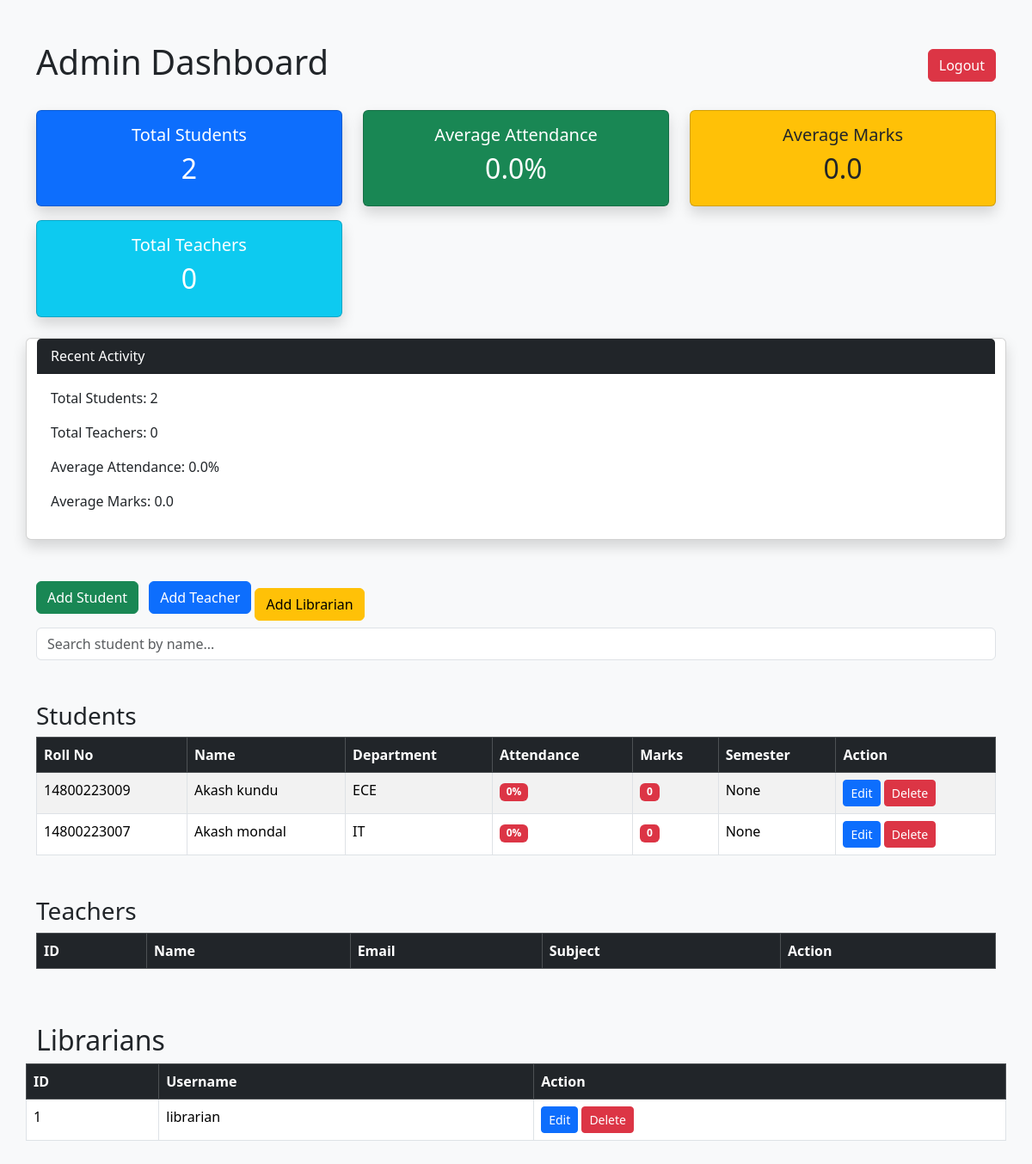
Before: /admin (signed in) with the older database file.
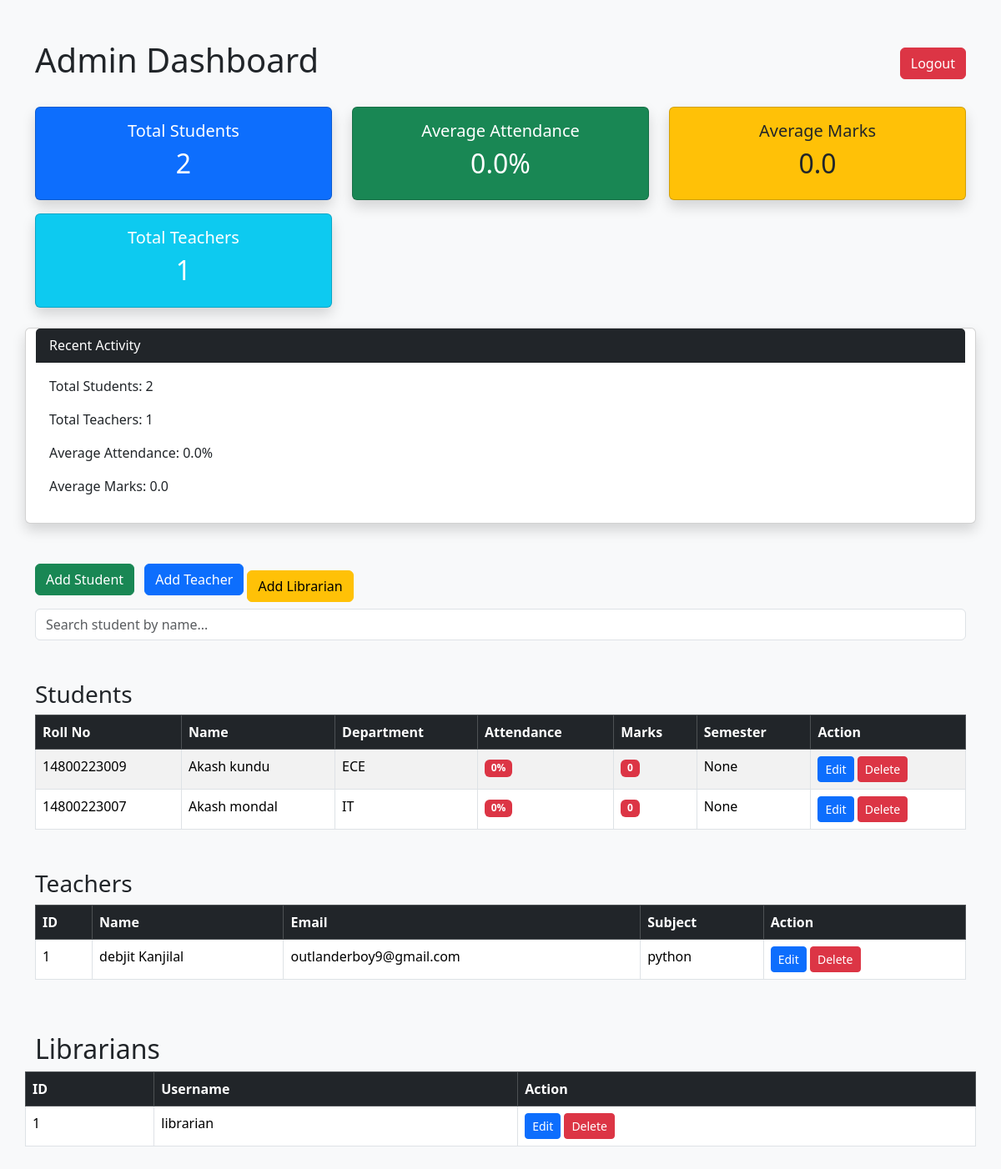
After: the same page with the newer database file.
### models.py (models this page shows)
class Student(db.Model):
    id = db.Column(db.Integer, primary_key=True)
    roll_number = db.Column(db.String(50), unique=True)
    name = db.Column(db.String(100))
    email = db.Column(db.String(100))
    department = db.Column(db.String(100))
    password = db.Column(db.String(100))
    attendance = db.Column(db.Integer, default=0)
    marks = db.Column(db.Integer, default=0)
    semester = db.Column(db.String(50))
    photo = db.Column(db.String(200))
    signature = db.Column(db.String(200))

class Librarian(db.Model):
    id = db.Column(db.Integer, primary_key=True)
    username = db.Column(db.String(100), unique=True)
    password = db.Column(db.String(100))

class Teacher(db.Model):
    id = db.Column(db.Integer, primary_key=True)
    name = db.Column(db.String(100), nullable=False)
    email = db.Column(db.String(100), unique=True, nullable=False)
    subject = db.Column(db.String(100), nullable=False)
    password = db.Column(db.String(100), nullable=False)

### app.py (the view)
@app.route("/admin")
def admin():
    if "admin" not in session:
        return redirect("/admin_login")
    search = request.args.get("search")
    teachers = Teacher.query.all()
    librarians = Librarian.query.all()
    if search:
        students = Student.query.filter(
            Student.name.contains(search)
        ).all()
    else:
        students = Student.query.all()
    total_students = len(students)
    total_teachers = Teacher.query.count()
    if total_students > 0:
        avg_attendance = sum(s.attendance for s in students) / total_students
        avg_marks = sum(s.marks for s in students) / total_students
    else:
        avg_attendance = 0
        avg_marks = 0
    return render_template(
        "admin_dashboard.html",
        students=students,
        teachers=teachers,
        librarians = Librarian.query.all(),
        total_students=total_students,
        total_teachers=total_teachers,
        avg_attendance=round(avg_attendance, 1),
        avg_marks=round(avg_marks, 1)
    )

### templates/admin_dashboard.html (shortened to what this page needs)
<!DOCTYPE html>
<html>
<head>
    <link href="https://cdn.jsdelivr.net/npm/bootstrap@5.3.3/dist/css/bootstrap.min.css" rel="stylesheet">
</head>
<body class="bg-light">
<div class="container mt-5">
    <div class="d-flex justify-content-between align-items-center mb-4">
    <h1>Admin Dashboard</h1>
    <a href="/admin_logout" class="btn btn-danger">
    Logout
</a>
</div>
    <div class="row mb-4">
    <div class="col-md-4">
        <div class="card bg-primary text-white shadow">
            <div class="card-body text-center">
                <h5>Total Students</h5>
                <h2>{{ total_students }}</h2>
            </div>
        </div>
    </div>
    <div class="col-md-4">
        <div class="card bg-success text-white shadow">
            <div class="card-body text-center">
                <h5>Average Attendance</h5>
                <h2>{{ avg_attendance }}%</h2>
            </div>
        </div>
    </div>
    <div class="col-md-4">
        <div class="card bg-warning text-dark shadow">
            <div class="card-body text-center">
                <h5>Average Marks</h5>
                <h2>{{ avg_marks }}</h2>
            </div>
        </div>
    </div>
    <div class="col-md-4 mt-3">
    <div class="card bg-info text-white shadow">
        <div class="card-body text-center">
            <h5>Total Teachers</h5>
            <h2>{{ total_teachers }}</h2>
        </div>
    </div>
</div>
<div class="card shadow mt-4">
    <div class="card-header bg-dark text-white">
        Recent Activity
    </div>
    <div class="card-body">
        <p>Total Students: {{ total_students }}</p>
        <p>Total Teachers: {{ total_teachers }}</p>
        <p>Average Attendance: {{ avg_attendance }}%</p>
        <p>Average Marks: {{ avg_marks }}</p>
    </div>
</div>
<div class="container mt-5">
    <a href="/register" class="btn btn-success mb-3">
    Add Student
</a>
<a href="/add_teacher" class="btn btn-primary mb-3 ms-2">
    Add Teacher
</a>
<a href="/add_librarian"
      class="btn btn-warning">
      Add Librarian
</a>
<form method="GET" action="/admin" class="mb-3">
    <input
        type="text"
        name="search"
        class="form-control"
        placeholder="Search student by name..."
    >
</form>
        <h3 class="mt-5">Students</h3>
    <table class="table table-bordered table-striped">
        <thead class="table-dark">
            <tr>
                <th>Roll No</th>
                <th>Name</th>
                <th>Department</th>
                <th>Attendance</th>
                <th>Marks</th>
                <th>Semester</th>
                <th>Action</th>
            </tr>
        </thead>
        <tbody>
            {% for student in students %}
            <tr>
                <td>{{ student.roll_number }}</td>
                <td>{{ student.name }}</td>
                <td>{{ student.department }}</td>
 <td>
{% if student.attendance >= 75 %}
<span class="badge bg-success">
    {{ student.attendance }}%
</span>
{% elif student.attendance >= 50 %}
<span class="badge bg-warning text-dark">
    {{ student.attendance }}%
</span>
{% else %}
<span class="badge bg-danger">
    {{ student.attendance }}%
</span>
{% endif %}
</td>
                <td>
{% if student.marks >= 800 %}
<span class="badge bg-success">
    {{ student.marks }}
</span>
{% elif student.marks >= 500 %}
<span class="badge bg-warning text-dark">
    {{ student.marks }}
</span>
{% else %}
<span class="badge bg-danger">
    {{ student.marks }}
</span>
{% endif %}
</td>
                <td>{{ student.semester }}</td>
  <td>
    <a href="/edit_student/{{ student.id }}"
       class="btn btn-primary btn-sm">
       Edit
    </a>
   <a href="/delete_student/{{ student.id }}"
   class="btn btn-danger btn-sm"
   onclick="return confirm('Delete this student?')">
   Delete
</a>
</td>
            </tr>
            {% endfor %}
        </tbody>
    </table>
    <h3 class="mt-5">Teachers</h3>
<table class="table table-bordered">
    <thead class="table-dark">
        <tr>
            <th>ID</th>
            <th>Name</th>
            <th>Email</th>
            <th>Subject</th>
            <th>Action</th>
        </tr>
    </thead>
    <tbody>
        {% for teacher in teachers %}
        <tr>
            <td>{{ teacher.id }}</td>
            <td>{{ teacher.name }}</td>
            <td>{{ teacher.email }}</td>
            <td>{{ teacher.subject }}</td>
            <td>
    <a href="/edit_teacher/{{ teacher.id }}"
       class="btn btn-primary btn-sm">
       Edit
    </a>
   <a href="/delete_teacher/{{ teacher.id }}"
   class="btn btn-danger btn-sm"
   onclick="return confirm('Delete this teacher?')">
   Delete
</a>
</td>
        </tr>
        {% endfor %}
    </tbody>
</table>
</div>
<h2 class="mt-5">Librarians</h2>
<table class="table table-bordered">
    <thead class="table-dark">
        <tr>
            <th>ID</th>
            <th>Username</th>
            <th>Action</th>
        </tr>
    </thead>
    <tbody>
        {% for librarian in librarians %}
        <tr>
            <td>{{ librarian.id }}</td>
            <td>{{ librarian.username }}</td>
            <td>
                <a href="/edit_librarian/{{ librarian.id }}"
                   class="btn btn-primary btn-sm">
                   Edit
                </a>
                <a href="/delete_librarian/{{ librarian.id }}"
                   class="btn btn-danger btn-sm">
                   Delete
                </a>
            </td>
        </tr>
        {% endfor %}
    </tbody>
</table>
</body>
</html>

Changed rows visible on the page:
added Teacher: id "1", name "debjit Kanjilal", email "outlanderboy9@gmail.com", subject "python"
Other visible differences:
{{ total_teachers }}: "0" → "1"
